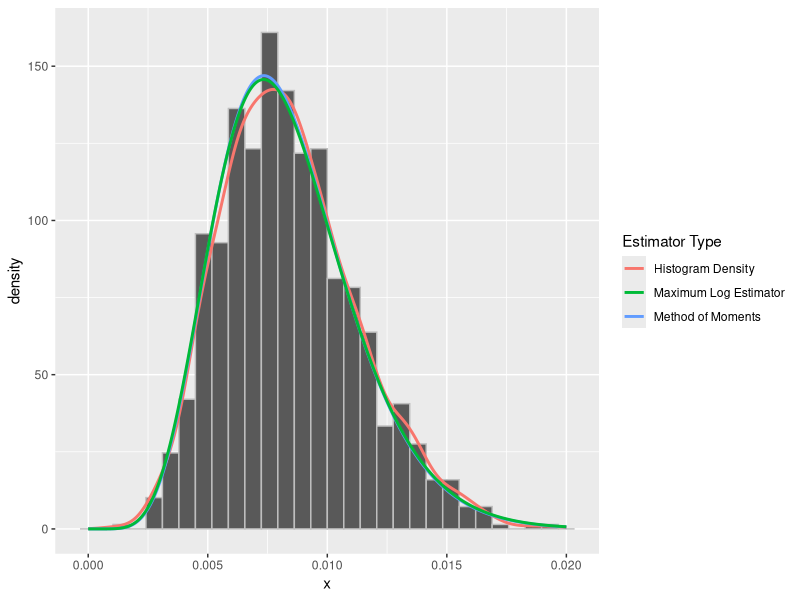
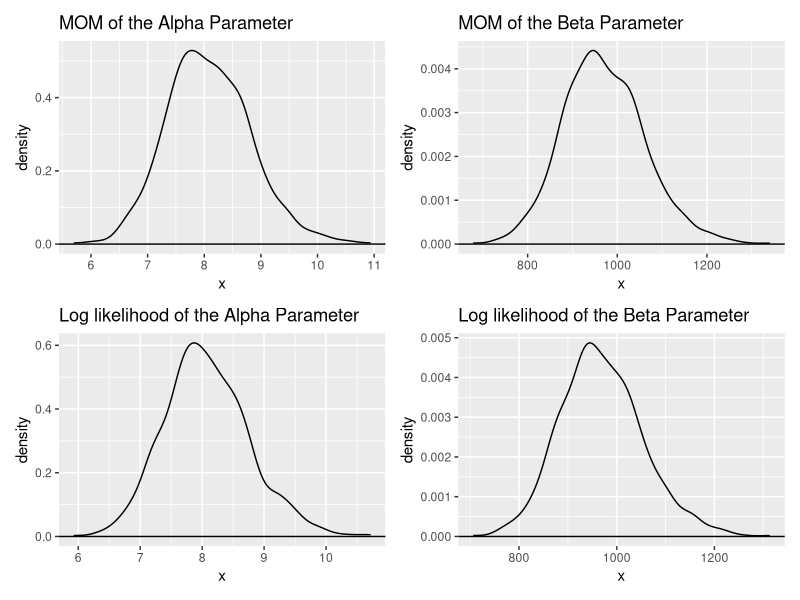

The R script that drew these images, in order:
library(tidyverse)
library(nleqslv)
library(patchwork)
death.rate.table <- read_csv("WorldBankData/DeathRatesTableTest.csv")
set.seed(7272)

death.rate.table.2022 <- death.rate.table %>%
  mutate(rate = `2022`/1000) %>%
  select(rate)

MOM.estimator <- function(data,
                          parameter) {
  alpha = parameter[1]
  beta = parameter[2]
  
  e.x = alpha/(alpha+beta)
  e.x.2 = ((alpha+1)*alpha)/((alpha+beta+1)*(alpha+beta))
  bar.mean = mean(data, na.rm = TRUE)
  bar.mean.2 = mean(data**2, na.rm=TRUE)
  
  return(c(e.x-bar.mean, e.x.2-bar.mean.2))
}

loglik.estimator <- function(data,
                             parameter,
                             neg=FALSE) {
    alpha = parameter[1]
    beta = parameter[2]
    
    loglik = sum(log(dbeta(x=data, shape1 = alpha, shape2 = beta)), na.rm=TRUE)
    
    return(ifelse(neg, -loglik, loglik))
}

sample.data <- function(alpha,
                        beta,
                        n = 1000) {
  samples <- rbeta(n = n,
                   shape1 = alpha,
                   shape2 = beta)
}

nleqslv(x = c(1,1),
        fn = MOM.estimator,
        data = death.rate.table.2022$rate)

optim(par = c(1,1),
      fn = loglik.estimator,
      data = death.rate.table.2022$rate,
      neg = T)

samples <- tibble(
  x = sample.data(8.42, 1000)
)

MOM.data <- tibble(x = seq(0,0.02, length.out = 1000)) %>%
  mutate(pdf = dbeta(x=x, shape1 = 8.42, shape2 = 1003.46))

MLE.data <- tibble(x = seq(0,0.02, length.out = 1000)) %>%
  mutate(pdf = dbeta(x=x, shape1 = 8.27, shape2 = 985.04))

sample.histo <- ggplot() +
  geom_histogram(data = samples, aes(x=x, y = after_stat(density)), color = "grey") +
  geom_density(data = samples, aes(x=x, color = "Histogram Density"), size = 1, key_glyph = "path") +
  geom_line(data = MOM.data, aes(x=x, y = pdf, color = "Method of Moments"), size = 1) +
  geom_line(data = MLE.data, aes(x=x, y = pdf, color = "Maximum Log Estimator"), size = 1) +
  labs(color = "Estimator Type") 


sample.histo

alpha.beta.summary <- tibble()

for(i in 1:1000){
  set.seed(7272+i)
  
  samples <- sample.data(8,
                         960,
                         266)
  
  alpha.beta.values <- tibble(
    alpha.MOM = nleqslv(x = c(1,1),
                        fn = MOM.estimator,
                        data = samples)$x[1],
    beta.MOM = nleqslv(x = c(1,1),
                       fn = MOM.estimator,
                       data = samples)$x[2],
    alpha.log = optim(par = c(1,1),
                      fn = loglik.estimator,
                      data = samples,
                      neg = T)$par[1],
    beta.log = optim(par = c(1,1),
                     fn = loglik.estimator,
                     data = samples,
                     neg = T)$par[2]
    
    
  )
  
  alpha.beta.summary <- rbind(alpha.beta.summary,
                              alpha.beta.values)
}

alpha.MOM.plot <- ggplot(data = alpha.beta.summary) +
  geom_density(aes(x=alpha.MOM)) +
  geom_hline(yintercept = 0) +
  labs(x = "x",
       title = "MOM of the Alpha Parameter")
beta.MOM.plot <- ggplot(data = alpha.beta.summary) +
  geom_density(aes(x=beta.MOM)) +
  geom_hline(yintercept = 0) +
  labs(x = "x",
       title = "MOM of the Beta Parameter")
alpha.log.plot <- ggplot(data = alpha.beta.summary) +
  geom_density(aes(x=alpha.log)) +
  geom_hline(yintercept = 0) +
  labs(x = "x",
       title = "Log likelihood of the Alpha Parameter")
beta.log.plot <- ggplot(data = alpha.beta.summary) +
  geom_density(aes(x=beta.log)) +
  geom_hline(yintercept = 0) +
  labs(x = "x",
       title = "Log likelihood of the Beta Parameter")

alpha.MOM.plot +
  beta.MOM.plot +
  alpha.log.plot +
  beta.log.plot

alpha.MOM.summary <- tibble(
  type = "Alpha, MOM",
  bias = mean(alpha.beta.summary$alpha.MOM) - 8 ,
  percision = 1/var(alpha.beta.summary$alpha.MOM),
  MSE = var(alpha.beta.summary$alpha.MOM) + bias**2
)

beta.MOM.summary <- tibble(
  type ="Beta, MOM",
  bias = mean(alpha.beta.summary$beta.MOM) - 950 ,
  percision = 1/var(alpha.beta.summary$beta.MOM),
  MSE = var(alpha.beta.summary$beta.MOM) + bias**2
)

alpha.log.summary <- tibble(
  type = "Alpha, Log",
  bias = mean(alpha.beta.summary$alpha.log) - 8 ,
  percision = 1/var(alpha.beta.summary$alpha.log),
  MSE = var(alpha.beta.summary$alpha.log) + bias**2
)

beta.log.summary <- tibble(
  type = "Beta, Log",
  bias = mean(alpha.beta.summary$beta.log) - 950 ,
  percision = 1/var(alpha.beta.summary$beta.log),
  MSE = var(alpha.beta.summary$beta.log) + bias**2
)

table.summary <- bind_rows(
  alpha.MOM.summary,
  beta.MOM.summary,
  alpha.log.summary,
  beta.log.summary,
)
